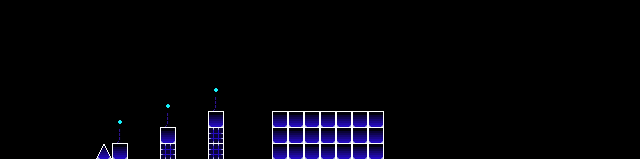

Tiled map render using the project's own tile images. Description and the whole map definition, tile-layer contents included, below:
An orthogonal 80x20 tile map with 8x8 px tiles, 1 tile layer (course2).

<map version="1.9" tiledversion="1.9.0" orientation="orthogonal" renderorder="right-down" width="80" height="20" tilewidth="8" tileheight="8" infinite="0" nextlayerid="2" nextobjectid="1">
 <tileset firstgid="1" source="tiles.tsx" />
 <layer id="1" name="course2" width="80" height="20">
  <data encoding="csv">
0,0,0,0,0,0,0,0,0,0,0,0,0,0,0,0,0,0,0,0,0,0,0,0,0,0,0,0,0,0,0,0,0,0,0,0,0,0,0,0,0,0,0,0,0,0,0,0,0,0,0,0,0,0,0,0,0,0,0,0,0,0,0,0,0,0,0,0,0,0,0,0,0,0,0,0,0,0,0,0,
0,0,0,0,0,0,0,0,0,0,0,0,0,0,0,0,0,0,0,0,0,0,0,0,0,0,0,0,0,0,0,0,0,0,0,0,0,0,0,0,0,0,0,0,0,0,0,0,0,0,0,0,0,0,0,0,0,0,0,0,0,0,0,0,0,0,0,0,0,0,0,0,0,0,0,0,0,0,0,0,
0,0,0,0,0,0,0,0,0,0,0,0,0,0,0,0,0,0,0,0,0,0,0,0,0,0,0,0,0,0,0,0,0,0,0,0,0,0,0,0,0,0,0,0,0,0,0,0,0,0,0,0,0,0,0,0,0,0,0,0,0,0,0,0,0,0,0,0,0,0,0,0,0,0,0,0,0,0,0,0,
0,0,0,0,0,0,0,0,0,0,0,0,0,0,0,0,0,0,0,0,0,0,0,0,0,0,0,0,0,0,0,0,0,0,0,0,0,0,0,0,0,0,0,0,0,0,0,0,0,0,0,0,0,0,0,0,0,0,0,0,0,0,0,0,0,0,0,0,0,0,0,0,0,0,0,0,0,0,0,0,
0,0,0,0,0,0,0,0,0,0,0,0,0,0,0,0,0,0,0,0,0,0,0,0,0,0,0,0,0,0,0,0,0,0,0,0,0,0,0,0,0,0,0,0,0,0,0,0,0,0,0,0,0,0,0,0,0,0,0,0,0,0,0,0,0,0,0,0,0,0,0,0,0,0,0,0,0,0,0,0,
0,0,0,0,0,0,0,0,0,0,0,0,0,0,0,0,0,0,0,0,0,0,0,0,0,0,0,0,0,0,0,0,0,0,0,0,0,0,0,0,0,0,0,0,0,0,0,0,0,0,0,0,0,0,0,0,0,0,0,0,0,0,0,0,0,0,0,0,0,0,0,0,0,0,0,0,0,0,0,0,
0,0,0,0,0,0,0,0,0,0,0,0,0,0,0,0,0,0,0,0,0,0,0,0,0,0,0,0,0,0,0,0,0,0,0,0,0,0,0,0,0,0,0,0,0,0,0,0,0,0,0,0,0,0,0,0,0,0,0,0,0,0,0,0,0,0,0,0,0,0,0,0,0,0,0,0,0,0,0,0,
0,0,0,0,0,0,0,0,0,0,0,0,0,0,0,0,0,0,0,0,0,0,0,0,0,0,0,0,0,0,0,0,0,0,0,0,0,0,0,0,0,0,0,0,0,0,0,0,0,0,0,0,0,0,0,0,0,0,0,0,0,0,0,0,0,0,0,0,0,0,0,0,0,0,0,0,0,0,0,0,
0,0,0,0,0,0,0,0,0,0,0,0,0,0,0,0,0,0,0,0,0,0,0,0,0,0,0,0,0,0,0,0,0,0,0,0,0,0,0,0,0,0,0,0,0,0,0,0,0,0,0,0,0,0,0,0,0,0,0,0,0,0,0,0,0,0,0,0,0,0,0,0,0,0,0,0,0,0,0,0,
0,0,0,0,0,0,0,0,0,0,0,0,0,0,0,0,0,0,0,0,0,0,0,0,0,0,0,0,0,0,0,0,0,0,0,0,0,0,0,0,0,0,0,0,0,0,0,0,0,0,0,0,0,0,0,0,0,0,0,0,0,0,0,0,0,0,0,0,0,0,0,0,0,0,0,0,0,0,0,0,
0,0,0,0,0,0,0,0,0,0,0,0,0,0,0,0,0,0,0,0,0,0,0,0,0,0,0,0,0,0,0,0,0,0,0,0,0,0,0,0,0,0,0,0,0,0,0,0,0,0,0,0,0,0,0,0,0,0,0,0,0,0,0,0,0,0,0,0,0,0,0,0,0,0,0,0,0,0,0,0,
0,0,0,0,0,0,0,0,0,0,0,0,0,0,0,0,0,0,0,0,0,0,0,0,0,0,38,39,0,0,0,0,0,0,0,0,0,0,0,0,0,0,0,0,0,0,0,0,0,0,0,0,0,0,0,0,0,0,0,0,0,0,0,0,0,0,0,0,0,0,0,0,0,0,0,0,0,0,0,0,
0,0,0,0,0,0,0,0,0,0,0,0,0,0,0,0,0,0,0,0,0,0,0,0,0,0,46,47,0,0,0,0,0,0,0,0,0,0,0,0,0,0,0,0,0,0,0,0,0,0,0,0,0,0,0,0,0,0,0,0,0,0,0,0,0,0,0,0,0,0,0,0,0,0,0,0,0,0,0,0,
0,0,0,0,0,0,0,0,0,0,0,0,0,0,0,0,0,0,0,0,38,39,0,0,0,0,54,55,0,0,0,0,0,0,25,25,25,25,25,25,25,25,25,25,25,25,25,25,0,0,0,0,0,0,0,0,0,0,0,0,0,0,0,0,0,0,0,0,0,0,0,0,0,0,0,0,0,0,0,0,
0,0,0,0,0,0,0,0,0,0,0,0,0,0,0,0,0,0,0,0,46,47,0,0,0,0,20,21,0,0,0,0,0,0,20,21,20,21,20,21,20,21,20,21,20,21,20,21,0,0,0,0,0,0,0,0,0,0,0,0,0,0,0,0,0,0,0,0,0,0,0,0,0,0,0,0,0,0,0,0,
0,0,0,0,0,0,0,0,0,0,0,0,0,0,38,39,0,0,0,0,54,55,0,0,0,0,28,29,0,0,0,0,0,0,28,29,28,29,28,29,28,29,28,29,28,29,28,29,0,0,0,0,0,0,0,0,0,0,0,0,0,0,0,0,0,0,0,0,0,0,0,0,0,0,0,0,0,0,0,0,
0,0,0,0,0,0,0,0,0,0,0,0,0,0,46,47,0,0,0,0,20,21,0,0,0,0,22,23,0,0,0,0,0,0,20,21,20,21,20,21,20,21,20,21,20,21,20,21,0,0,0,0,0,0,0,0,0,0,0,0,0,0,0,0,0,0,0,0,0,0,0,0,0,0,0,0,0,0,0,0,
0,0,0,0,0,0,0,0,0,0,0,0,0,0,54,55,0,0,0,0,28,29,0,0,0,0,30,31,0,0,0,0,0,0,28,29,28,29,28,29,28,29,28,29,28,29,28,29,0,0,0,0,0,0,0,0,0,0,0,0,0,0,0,0,0,0,0,0,0,0,0,0,0,0,0,0,0,0,0,0,
0,0,0,0,0,0,0,0,0,0,0,0,18,19,20,21,0,0,0,0,22,23,0,0,0,0,22,23,0,0,0,0,0,0,20,21,20,21,20,21,20,21,20,21,20,21,20,21,0,0,0,0,0,0,0,0,0,0,0,0,0,0,0,0,0,0,0,0,0,0,0,0,0,0,0,0,0,0,0,0,
25,25,25,25,25,25,25,25,25,25,25,25,26,27,28,29,25,25,25,25,30,31,25,25,25,25,30,31,25,25,25,25,25,25,28,29,28,29,28,29,28,29,28,29,28,29,28,29,25,25,25,25,25,25,25,25,25,25,25,25,25,25,25,25,25,25,25,25,25,25,25,25,25,25,25,25,25,25,25,25
</data>
 </layer>
</map>